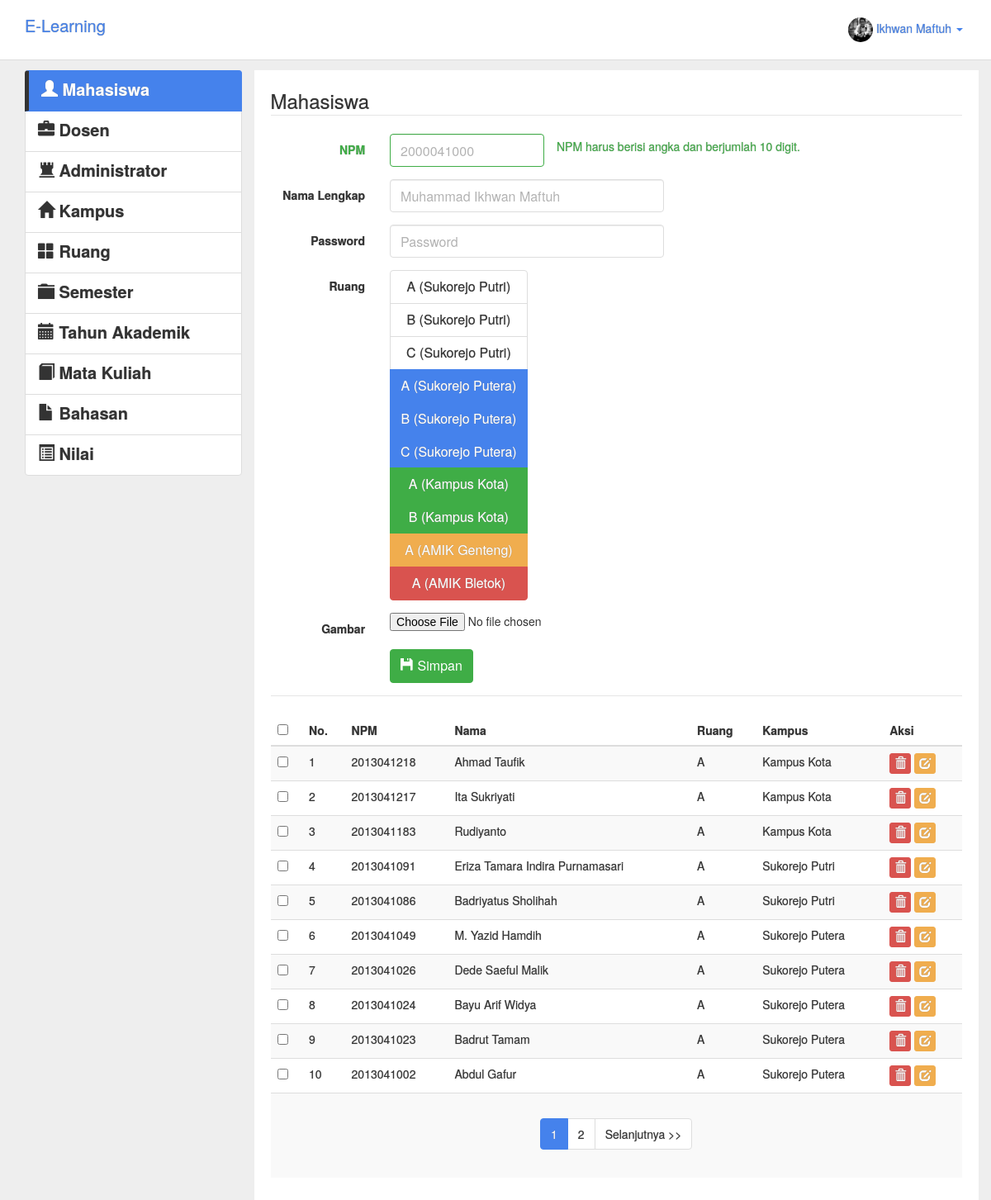
The page /admin/mahasiswa/index.php (signed in) on the database its author committed.
### tables this page shows
CREATE TABLE IF NOT EXISTS `ruang` (
`RUANG_ID` int(11) NOT NULL,
  `KAMPUS_KODE` varchar(4) DEFAULT NULL,
  `RUANG_STRING` varchar(1) DEFAULT NULL
);

CREATE TABLE IF NOT EXISTS `kampus` (
  `KAMPUS_KODE` varchar(4) NOT NULL,
  `KAMPUS_STRING` varchar(50) DEFAULT NULL,
  `KAMPUS_ALAMAT` text
);

### admin/mahasiswa/index.php (the view, shortened to what this page needs)
<?php
if ($_SESSION["level"]== "Admin") {
?>
<!DOCTYPE HTML>
<html>
	<head>
		<link rel="stylesheet" type="text/css" href="../../css/lumen.css">
	</head>
	<body style="padding-top:85px;text-shadow: 0px 0px 1px #909090 !important;background:#eee;">
		<div class="container">
			<div class="row clearfix">
				<header class="navbar navbar-inverse navbar-fixed-top bs-docs-nav" role="banner" style="">
				  <div class="container">
				    <div class="navbar-header" style="">
				      	<a href="../" class="navbar-brand">E-Learning</a>
				    </div>
				    <nav class="collapse navbar-collapse bs-navbar-collapse" role="navigation" >
				      <ul class="nav navbar-nav navbar-right">
					    <li class="dropdown">
					      <a href="#" class="dropdown-toggle" data-toggle="dropdown"><span><img src="<?php echo $_SESSION['gambar']; ?>" class="img-circle" width="30" height="30"></span> <?php echo $_SESSION["nama"]; ?> <b class="caret"></b></a>
					    </li>
				      </ul>
				    </nav>
				  </div>
				</header>
			</div>
		</div>
		<div class="container" style="">
			<div class="row">
				<div class="col-md-3 col-xs-12">
					<div class="list-group">
					  <a href="#" class="list-group-item active" style="border-left:5px #333 solid;">
					    <h4 class="list-group-item-heading"><span class="glyphicon glyphicon-user"></span> Mahasiswa</h4>					  </a>
					  <a href="../dosen" class="list-group-item">
					    <h4 class="list-group-item-heading"><span class="glyphicon glyphicon-briefcase"></span> Dosen</h4>
					  </a>
					  <a href="../administrator" class="list-group-item">
					    <h4 class="list-group-item-heading"><span class="glyphicon glyphicon-tower"></span> Administrator</h4>
					  </a>
					  <a href="../kampus" class="list-group-item">
					    <h4 class="list-group-item-heading"><span class="glyphicon glyphicon-home"></span> Kampus</h4>
					  </a>
					  <a href="../ruang" class="list-group-item">
					    <h4 class="list-group-item-heading"><span class="glyphicon glyphicon-th-large"></span> Ruang</h4>
					  </a>
					  <a href="../semester" class="list-group-item">
					    <h4 class="list-group-item-heading"><span class="glyphicon glyphicon-folder-close"></span> Semester</h4>
					  </a>
					  <a href="../tahunakademik" class="list-group-item">
					    <h4 class="list-group-item-heading"><span class="glyphicon glyphicon-calendar"></span> Tahun Akademik</h4>
					  </a>
					  <a href="../matakuliah" class="list-group-item">
					    <h4 class="list-group-item-heading"><span class="glyphicon glyphicon-book"></span> Mata Kuliah</h4>
					  </a>
					  <a href="../bahasan" class="list-group-item">
					    <h4 class="list-group-item-heading"><span class="glyphicon glyphicon-file"></span> Bahasan</h4>
					  </a>
					  <a href="../nilai" class="list-group-item">
					    <h4 class="list-group-item-heading"><span class="glyphicon glyphicon-list-alt"></span> Nilai</h4>
					  </a>
					</div>
				</div>
				<div class="col-md-9 col-xs-12" style="background:#fff;padding:20px;">
					<legend>Mahasiswa</legend>
							<form class="form-horizontal" role="form" action="" name="formmhs" method="POST" enctype="multipart/form-data">
							  <div class="form-group has-success">
							    <label for="NPM" class="col-sm-2 control-label">NPM</label>
							    <div class="col-sm-10  col-md-3">
							      <input type="text" class="form-control" id="NPM" placeholder="2000041000" name="npm">
							    </div>
							    <span class="help-block">NPM harus berisi angka dan berjumlah 10 digit.</span>
							  </div>
							  <div class="form-group">
							    <label for="Nama" class="col-sm-2 control-label">Nama Lengkap</label>
							    <div class="col-sm-10 col-md-5">
							      <input type="text" class="form-control" id="Nama" placeholder="Muhammad Ikhwan Maftuh" name="nama">
							    </div>
							  </div>
							  <div class="form-group">
							    <label for="Password" class="col-sm-2 control-label">Password</label>
							    <div class="col-sm-10 col-md-5">
							      <input type="password" class="form-control" id="Password" placeholder="Password" name="password">
							    </div>
							  </div>
							  <div class="form-group">
							  	<label for="Ruang" class="col-sm-2 control-label">Ruang</label>
							  	<div class="col-sm-10 col-md-5">
							  		<div class="btn-group-vertical" data-toggle="buttons">
							  			<?php
							  				$qruang = "SELECT ruang.*,kampus.* FROM ruang LEFT JOIN kampus ON ruang.kampus_kode=kampus.kampus_kode ORDER BY KAMPUS_STRING DESC";
							  				$eruang = mysql_query($qruang);
							  				$jruang = mysql_num_rows($eruang);
							  				if ($jruang>0) {
							  					while ($hruang = mysql_fetch_array($eruang)) {
							  							if($hruang['KAMPUS_KODE']=='SKJ1'){?>
										  					<label class="btn btn-primary">
										  					  <input type="radio" name="ruang" id="option1" value="<?php echo $hruang['RUANG_ID']; ?>"> <?php echo $hruang['RUANG_STRING']." (".$hruang['KAMPUS_STRING'].")"; ?>
										  					</label>
							  			<?php
							  							}
							  							elseif ($hruang['KAMPUS_KODE']=='KOTA') {?>
										  					<label class="btn btn-success">
										  					  <input type="radio" name="ruang" id="option1" value="<?php echo $hruang['RUANG_ID']; ?>"> <?php echo $hruang['RUANG_STRING']." (".$hruang['KAMPUS_STRING'].")"; ?>
										  					</label>
							  			<?php
							  							}
							  							elseif ($hruang['KAMPUS_KODE']=='GNTG') {?>
										  					<label class="btn btn-warning">
										  					  <input type="radio" name="ruang" id="option1" value="<?php echo $hruang['RUANG_ID']; ?>"> <?php echo $hruang['RUANG_STRING']." (".$hruang['KAMPUS_STRING'].")"; ?>
										  					</label>
							  			<?php
							  							}
							  							elseif ($hruang['KAMPUS_KODE']=='BLTK') {?>
										  					<label class="btn btn-danger">
										  					  <input type="radio" name="ruang" id="option1" value="<?php echo $hruang['RUANG_ID']; ?>"> <?php echo $hruang['RUANG_STRING']." (".$hruang['KAMPUS_STRING'].")"; ?>
										  					</label>
							  			<?php
							  							}
							  							else{?>
										  					<label class="btn btn-default">
										  					  <input type="radio" name="ruang" id="option1" value="<?php echo $hruang['RUANG_ID']; ?>"> <?php echo $hruang['RUANG_STRING']." (".$hruang['KAMPUS_STRING'].")"; ?>
										  					</label>
										<?php
							  							}
							  					}
							  				}
							  				else {
							  					echo "<option>Maaf, query kosong, atau query bermasalah</option>";
							  				}
							  			?>
									</div>
							  	</div>
							  </div>
							  <div class="form-group">
							  	<label for="Gambar" class="col-sm-2 control-label">Gambar</label>
							  	<div class="col-sm-10 col-md-5">
							  		<input type="file" name="gambar">
							  	</div>
							  </div>
							  <div class="form-group">
							    <div class="col-sm-offset-2 col-sm-10">
							      <button type="submit" class="btn btn-large btn-success" name="simpan"><span class="glyphicon glyphicon-floppy-disk"></span> Simpan</button>
							    </div>
							  </div>
							</form>
								<legend></legend>
							<table class="table table-hover table-striped table-responsive" id="table">
								<thead>
									<tr>
										<th><input type="checkbox" name="semua"></th>
										<th>No.</th>
										<th>NPM</th>
										<th>Nama</th>
										<th>Ruang</th>
										<th>Kampus</th>
										<th>Aksi</th>
									</tr>
								</thead>
								<tbody>
									<?php
										$bph  = 10;
										if (isset($_GET['hal'])) {
											$halno = $_GET['hal'];
										}
										else  {$halno = 1;}
										$offset = ($halno-1)*$bph;
										$qmhs = "SELECT * FROM view_mahasiswa ORDER BY mahasiswa_npm DESC LIMIT $offset,$bph";
										$hmhs = mysql_query($qmhs) or die(mysql_error());
										$jmhs = mysql_num_rows($hmhs);
										if ($jmhs>0) {
											$no=1;
											while ($smhs = mysql_fetch_array($hmhs)) {
									?>
											<tr>
												<td><input type="checkbox" name="<?php echo $smhs['mahasiswa_npm']; ?>"></td>
												<td><?php echo $no;?></td>
												<td><?php echo $smhs['mahasiswa_npm'];?></td>
												<td><?php echo $smhs['mahasiswa_nama'];?></td>
												<td><?php echo $smhs['ruang_string'];?></td>
												<td><?php echo $smhs['KAMPUS_STRING'];?></td>
												<td><a class="btn btn-danger btn-xs" href="delmhs.php?npm=<?php echo $smhs['mahasiswa_npm'];?>"><span class="glyphicon glyphicon-trash"></span></a> <a class="btn btn-warning btn-xs" href="editmhs.php?npm=<?php echo $smhs['mahasiswa_npm'];?>"><span class="glyphicon glyphicon-edit"></span></a></td>
											</tr>
									<?php
											$no++;
											}
										}
										else{ echo mysql_error();}
									?>
									<tr><td colspan="7">
							<?php
								$qdt 	= "SELECT COUNT(*) AS hdt FROM mahasiswa";
								$eqdt 	= mysql_query($qdt);
								$aqdt 	= mysql_fetch_array($eqdt);
								$hsdt 	= $aqdt['hdt'];
								$jhal 	= ceil($hsdt/$bph);
							?>	<center>
							<ul class="pagination">
							<?php
								for ($hal=1; $hal <= $jhal ; $hal++) {
									if ((($hal >= $halno - 3) && ($hal <= $halno + 3)) || ($hal == 1) || ($hal == $jhal)) {
              							if ($hal == $halno) echo "<li class='active'><a href='#table'>".$hal."</a></li>";
              							else echo "<li><a href='".$_SERVER['PHP_SELF']."?hal=".$hal."#table'>".$hal."</a></li>";
									}
								}
								if ($halno < $jhal) echo "<li><a href='".$_SERVER['PHP_SELF']."?hal=".($halno+1)."#table'>Selanjutnya >></a></li>";
							?>
							</ul>
						</td>
						</tr>
						</tbody>
					</table>
				</div>
			</div>
		</div>
	</body>
</html>
<?php
	}
else{
	header("location:../../login");
}
?>

### rows shown on the page
ruang: RUANG_STRING "A", KAMPUS_KODE.KAMPUS_STRING "Sukorejo Putri"
ruang: RUANG_STRING "B", KAMPUS_KODE.KAMPUS_STRING "Sukorejo Putri"
ruang: RUANG_STRING "C", KAMPUS_KODE.KAMPUS_STRING "Sukorejo Putri"
ruang: RUANG_STRING "A", KAMPUS_KODE.KAMPUS_STRING "Sukorejo Putera"
ruang: RUANG_STRING "B", KAMPUS_KODE.KAMPUS_STRING "Sukorejo Putera"
ruang: RUANG_STRING "C", KAMPUS_KODE.KAMPUS_STRING "Sukorejo Putera"
ruang: RUANG_STRING "A", KAMPUS_KODE.KAMPUS_STRING "Kampus Kota"
ruang: RUANG_STRING "B", KAMPUS_KODE.KAMPUS_STRING "Kampus Kota"
ruang: RUANG_STRING "A", KAMPUS_KODE.KAMPUS_STRING "AMIK Genteng"
ruang: RUANG_STRING "A", KAMPUS_KODE.KAMPUS_STRING "AMIK Bletok"

### other values the page prints
$_SESSION["nama"] "Ikhwan Maftuh"
$smhs['mahasiswa_npm'] "2013041218"
$smhs['mahasiswa_nama'] "Ahmad Taufik"
$smhs['ruang_string'] "A"
$smhs['KAMPUS_STRING'] "Kampus Kota"
$smhs['mahasiswa_npm'] "2013041217"
$smhs['mahasiswa_nama'] "Ita Sukriyati"
$smhs['mahasiswa_npm'] "2013041183"
$smhs['mahasiswa_nama'] "Rudiyanto"
$smhs['mahasiswa_npm'] "2013041091"
$smhs['mahasiswa_nama'] "Eriza Tamara Indira Purnamasari"
$smhs['KAMPUS_STRING'] "Sukorejo Putri"
$smhs['mahasiswa_npm'] "2013041086"
$smhs['mahasiswa_nama'] "Badriyatus Sholihah"
$smhs['mahasiswa_npm'] "2013041049"
